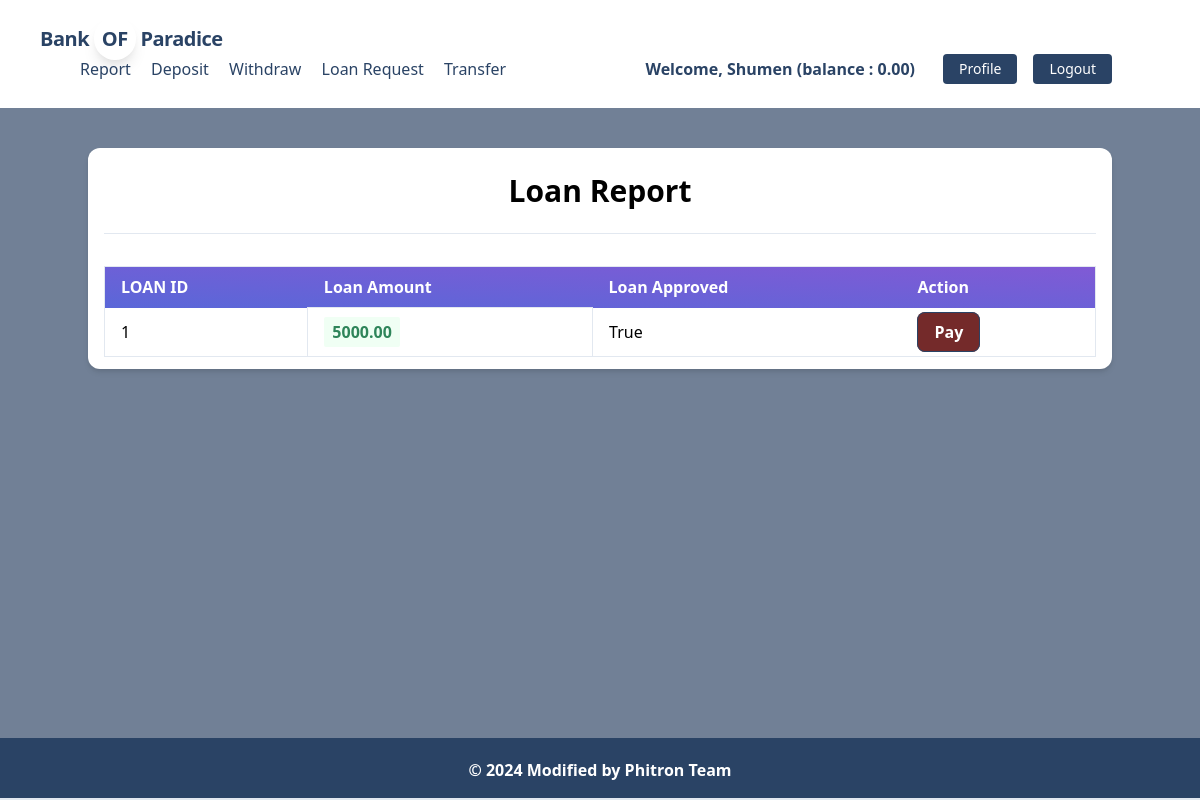
/transactions/loans/ (signed in), run on the app's committed database.
### accounts/models.py (models this page shows)
class UserBankAccount(models.Model):
    user = models.OneToOneField(User,related_name ="account",on_delete=models.CASCADE)
    account_type = models.CharField(max_length=10, choices=ACCOUNT_TYPE)
    account_no = models.IntegerField(unique = True)
    birth_date = models.DateField(null = True,blank = True)
    gender = models.CharField(max_length=10,choices=GENDER_TYPE)
    initial_deposit_date = models.DateField(auto_now_add = True)
    balance = models.DecimalField(max_digits=12, decimal_places=2,default=Decimal('0.00'))
    def __str__(self) -> str:
        return str(self.account_no)

### transactions/models.py (models this page shows)
class Transaction(models.Model):
    account = models.ForeignKey(UserBankAccount,on_delete=models.CASCADE, related_name = 'transactions')
    amount = models.DecimalField(max_digits = 12 , decimal_places = 2)
    balance_after_transaction = models.DecimalField(max_digits = 12 ,decimal_places = 2)
    transaction_type = models.IntegerField( choices=TRANSACTION_TYPE, null = True)
    timestamp = models.DateTimeField(auto_now_add = True)
    loan_approve = models.BooleanField(default = False)
    class Meta :
        ordering = ['timestamp']
    def __str__(self) -> str:
        return str(self.account)

### transactions/views.py (the view)
# urls.py: path("loans/", LoanListView.as_view(), name="loan_list"),
class LoanListView(LoginRequiredMixin,ListView):
    model = Transaction
    template_name = 'transactions/loan_request.html'
    context_object_name = 'loans' # loan list ta ei loans context er moddhe thakbe
    def get_queryset(self):
        user_account = self.request.user.account
        queryset = Transaction.objects.filter(account=user_account,transaction_type=3)
        print(queryset)
        return queryset

### transactions/templates/transactions/loan_request.html (shortened to what this page needs)
{% extends 'base.html' %}
{% block content %}
<div class="my-10 py-3 px-4 bg-white rounded-xl shadow-md">
  <h1 class="font-bold text-3xl text-center pb-5 pt-2">Loan Report</h1>
  <hr />
  <table
    class="table-auto mx-auto w-full px-5 rounded-xl mt-8 border dark:border-neutral-500"
  >
    <thead class="bg-purple-900 text-white text-left">
      <tr
        class="bg-gradient-to-tr from-indigo-600 to-purple-600 rounded-md py-2 px-4 text-white font-bold"
      >
        <th class="px-4 py-2">LOAN ID</th>
        <th class="px-4 py-2">Loan Amount</th>
        <th class="px-4 py-2">Loan Approved</th>
        <th class="px-4 py-2">Action</th>
      </tr>
    </thead>
    <tbody>
      {% for loan in loans %}
      <tr class="border-b dark:border-neutral-500">
        <td class="px-4 py-2">
         {{ loan.id }}
        </td>
        <td class="px-4 py-3 text-s border">
          <span
            class="px-2 py-1 font-bold leading-tight rounded-sm text-green-700 bg-green-100"
          >
            {{ loan.amount }}
          </span>
        </td>
        <td class="px-4 py-2">
          {{ loan.loan_approve }}
        </td>
        <td class="px-4 py-2">
          {% if loan.loan_approve %}
          <a class="font-bold bg-red-900 text-white hover:text-blue-900 hover:bg-white border border-blue-900 font-bold px-4 py-2 rounded-lg" href='{% url "pay" loan.id %}'>Pay</a>
          {% else %}
          <p class="font-bold text-red-700 bg-red-100">Loan Pending</p>
          {% endif %}
        </td>
      </tr>
      {% endfor %}
    </tbody>
  </table>
</div>
{% endblock %}

### core/templates/navbar.html (shortened to what this page needs)
<nav class="flex items-center justify-between flex-wrap bg-white p-6 px-10">
    <div class="flex items-center flex-shrink-0 text-white mr-6">
        <span class="font-semibold text-xl tracking-tight text-blue-900"><a href="/">Bank <span class=' rounded-full shadow-lg p-2'>OF</span> Paradice</a></span>
    </div>
    <div class="w-full block flex-grow lg:flex lg:items-center lg:w-auto px-10">
        {% if request.user.is_authenticated %}
            <div class="text-md lg:flex-grow">
                <a href="{% url "transaction_report" %}" class="block mt-4 lg:inline-block lg:mt-0 text-blue-900 hover:text-red-900 hover:font-black mr-4">
                    Report
                </a>
                <a href="{% url "deposit_money" %}" class="block mt-4 lg:inline-block lg:mt-0 text-blue-900 hover:text-red-900 hover:font-black mr-4">
                    Deposit
                </a>
                <a href="{% url "withdraw_money" %}" class="block mt-4 lg:inline-block lg:mt-0 text-blue-900 hover:text-red-900 hover:font-black mr-4">
                    Withdraw
                </a>
                <a href="{% url "loan_request" %}" class="block mt-4 lg:inline-block lg:mt-0 text-blue-900 hover:text-red-900 hover:font-black mr-4">
                    Loan Request
                </a>
                <a href="{% url "transfer_money" %}" class="block mt-4 lg:inline-block lg:mt-0 text-blue-900 hover:text-red-900 hover:font-black mr-4">
                    Transfer
                </a>
            </div>
            <div class="flex w-auto">
                <div class="text-blue-900 my-auto font-black px-5">Welcome, {{ request.user.first_name }} (balance : {{request.user.account.balance}}) </div>
                <a href="{% url "profile" %}" class="mx-2 inline-block font-medium text-sm px-4 py-2 leading-none bg-blue-900 rounded text-white border-white hover:border-transparent hover:text-dark hover:bg-red-700 mt-4 lg:mt-0">Profile</a>
                <a href="{% url "logout" %}" class="mx-2 inline-block font-medium text-sm px-4 py-2 leading-none bg-blue-900 rounded text-white border-white hover:border-transparent hover:text-dark hover:bg-red-700 mt-4 lg:mt-0">Logout</a>
            </div>
        {% endif %}
    </div>
</nav>

### data on the page
Transaction: id "1", amount "5000.00", loan_approve "True", shows "Pay"

### other printed values
{{ request.user.first_name }} "Shumen"
{{ request.user.account.balance }} "0.00"
